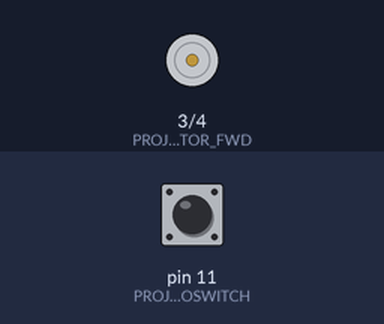
A sketch run on a simulated Arduino Uno, built with avr-gcc and run on an emulated ATmega328P. Shown: motor-driver pin pairs drawn as motors (green arrow = first pin HIGH = forward, orange = second pin HIGH = backward, longer = more drive). The test bench sets the inputs (shaded band); at power-on: pin 11 (PROJECTOR_MICROSWITCH) HIGH. What the sketch prints to the serial monitor is not drawn.

Above: at 0.1 s.
At 3.1 s:
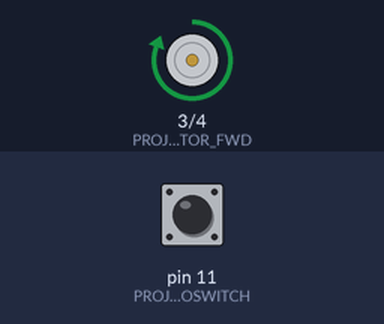
Timing chart, 0 to 4.6 s (numbered marks = the images above):
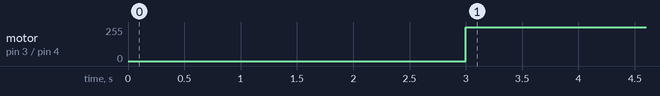

Measured:
- by itself, motor on pin 3 (PROJECTOR_FWD) / pin 4 (PROJECTOR_BWD): stopped → forward 255/255 at 3.0 s

The sketch:

mcopy_projector_debug.ino
```cpp
const int PROJECTOR_MICROSWITCH = 11;

const int PROJECTOR_FWD = 3;
const int PROJECTOR_BWD = 4;

const int PROJECTOR_MICROSWITCH_CLOSED = 0;
const int PROJECTOR_MICROSWITCH_OPENED = 1;

volatile long now;
volatile long startTime = 0;
volatile boolean writing = false;

void setup () {
  Serial.begin(57600);
  pins();
  startTime = millis();
}

void loop () {
  now = millis();
  if (now >= startTime + 3000) {
    digitalWrite(PROJECTOR_FWD, HIGH);
    writing = true;
  } else if (now >= startTime + 23000) {
    digitalWrite(PROJECTOR_FWD, LOW);
    writing = false;
  }
  if (writing) {
    Serial.print(now);
    Serial.print(",");
    Serial.println(digitalRead(PROJECTOR_MICROSWITCH));
  }
}

void pins () {
  pinMode(PROJECTOR_MICROSWITCH, INPUT_PULLUP);
  pinMode(PROJECTOR_FWD, OUTPUT);
  pinMode(PROJECTOR_BWD, OUTPUT);

  digitalWrite(PROJECTOR_FWD, LOW);
  digitalWrite(PROJECTOR_BWD, LOW);
}
```
